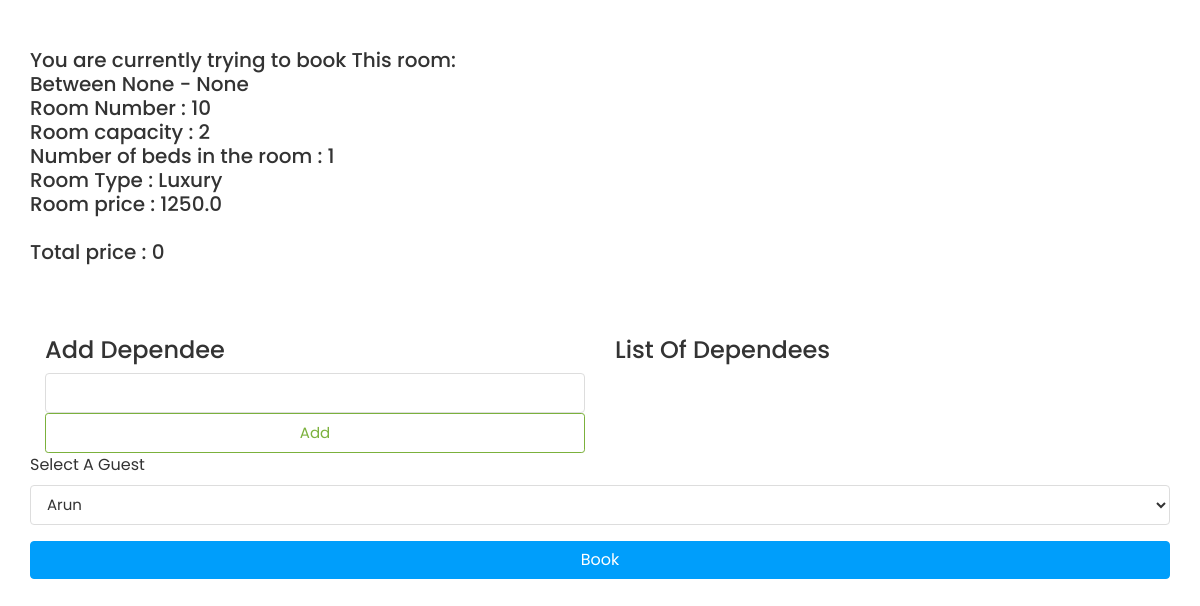
Page /app/booking-make/luxury/ (signed in) on the committed database.
### doctor/models.py (models this page shows, shortened)
class Room(models.Model):
    ROOM_TYPES = (
        ('King', 'King'),
        ('Luxury', 'Luxury'),
        ('Normal', 'Normal'),
        ('Economic', 'Economic'),
        ('General Ward', 'General Ward'),
    )
    number = models.IntegerField(default=0, unique=True)
    slug = models.SlugField(blank=True)
    capacity = models.SmallIntegerField(default=0)
    numberOfBeds = models.SmallIntegerField(default=0)
    roomType = models.CharField(max_length=20, choices=ROOM_TYPES)
    price = models.FloatField(default=0)
    statusStartDate = models.DateField(null=True)
    statusEndDate = models.DateField(null=True)
    def __str__(self):
        return str(self.number)

### doctor/views.py (the view, shortened to what this page needs)
# urls.py: path("booking-make/<slug:slug>/", views.booking_make, name="booking_make"),
@login_required
def booking_make(request, slug, total=0):
    room = Room.objects.get(slug=slug)
    guests = PatientDetails.objects.all()  # we pass this to context
    names = []
    context = {
        "fd": request.POST.get("fd"),
        "ld": request.POST.get("ld"),
        "guests": guests,
        "room": room,
        "total": total,
        "names": names
    }
    return render(request, "assignBed/booking_make.html", context)

### templates/assignBed/booking_make.html (shortened to what this page needs)
{% extends 'home/base-login.html' %}
{% block content %}
<div class="container">
    <div class="row py-5 h5">
        <p>You are currently trying to book This room:
            <br>
            Between {{fd}} - {{ld}}
            <br>
            Room Number : {{ room.number }}
            <br>
            Room capacity : {{ room.capacity }}
            <br>
            Number of beds in the room : {{ room.numberOfBeds }}
            <br>
            Room Type : {{ room.roomType }}
            <br>
            Room price : {{ room.price }}
            <br>
            <br>
            Total price : {{total}}
        </p>
    </div>
    <form action="" method="POST">
        <div class=row>
            {% if room.capacity > 1 %}
            <div class="col-6">
                <h4>Add Dependee</h4>
                <input type="text" class="form-control d-inline" name="depName">
                <button type="submit" name="add"
                    class="form-control btn btn-sm btn-outline-success px-3 d-inline">Add</button>
            </div>
            <div class="col-6">
                <ul id="myList" class="list-group">
                    <h4>List Of Dependees</h4>
                </ul>
            </div>
            {% endif %}
            <label for="exampleFormControlSelect1">Select A Guest
            </label>
            <select class="form-control" name="guest" required="" id="id_guest">
                {% for guest in guests %}
                <option value="{{guest.id}}">{{guest.patient_name}} </option>
                {% endfor %}
            </select>
            <button type="submit" class="btn btn-info w-100 mt-3" name="bookGuestButton">Book</button>
        </div>
    </form>
    <div class="py-3">
    </div>
</div>
{% endblock %}

### static/prescol/css/style.css (style rules this page uses)
html { height: 100%; }
body { background-color: #fff; color: #333; font-family: 'Poppins', sans-serif; font-size: 1rem; height: 100%; line-height: 1.5; overflow-x: hidden; }
h1, h2, h3, h4, h5, h6 { font-family: 'Poppins', sans-serif; margin-top: 0; }
.form-control { border: 1px solid #ddd; box-shadow: none; color: #333; font-size: 15px; height: 40px; }
input, button, a { transition: all 0.4s ease; -moz-transition: all 0.4s ease; -o-transition: all 0.4s ease; -ms-transition: all 0.4s ease; -webkit-transition: all 0.4s ease; }
input, input:focus, button, button:focus { outline: none; }
input[type=text], input[type=password] { -webkit-appearance: none; -moz-appearance: none; appearance: none; }
ul, ol { padding: 0px; list-style: none; }
.btn-info { background-color: #009efb; border: 1px solid #009efb }
.btn-outline-success { color: #7bb13c; border-color: #7bb13c; }

### rows in the picture
Room: number "10", capacity "2", numberOfBeds "1", roomType "Luxury", price "1250.0"

### other values in the picture
{{ fd }} "None"
{{ ld }} "None"
{{ total }} "0"
form field guest "Arun"
